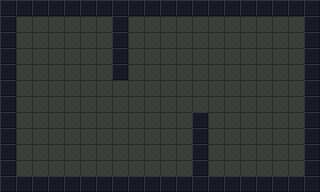

Rendered tile map (Tiled .tmx) drawn with the repository's tilesets; below, a short description and the full map source, tile grids included:
An orthogonal 20x12 tile map with 16x16 px tiles, 2 tile layers (ground, collision) and 17 objects (player, ash, birch, cedar, dew, ...).

<map version="1.10" tiledversion="1.10.2" orientation="orthogonal" renderorder="right-down" width="20" height="12" tilewidth="16" tileheight="16" infinite="0" nextlayerid="5" nextobjectid="18">
 <tileset firstgid="1" source="chirp_tiles.tsx" />
 <layer id="1" name="ground" width="20" height="12">
  <data encoding="csv">
1,1,1,1,1,1,1,1,1,1,1,1,1,1,1,1,1,1,1,1,
1,1,1,1,1,1,1,1,1,1,1,1,1,1,1,1,1,1,1,1,
1,1,1,1,1,1,1,1,1,1,1,1,1,1,1,1,1,1,1,1,
1,1,1,1,1,1,1,1,1,1,1,1,1,1,1,1,1,1,1,1,
1,1,1,1,1,1,1,1,1,1,1,1,1,1,1,1,1,1,1,1,
1,1,1,1,1,1,1,1,1,1,1,1,1,1,1,1,1,1,1,1,
1,1,1,1,1,1,1,1,1,1,1,1,1,1,1,1,1,1,1,1,
1,1,1,1,1,1,1,1,1,1,1,1,1,1,1,1,1,1,1,1,
1,1,1,1,1,1,1,1,1,1,1,1,1,1,1,1,1,1,1,1,
1,1,1,1,1,1,1,1,1,1,1,1,1,1,1,1,1,1,1,1,
1,1,1,1,1,1,1,1,1,1,1,1,1,1,1,1,1,1,1,1,
1,1,1,1,1,1,1,1,1,1,1,1,1,1,1,1,1,1,1,1
</data>
 </layer>
 <layer id="2" name="collision" width="20" height="12">
  <data encoding="csv">
2,2,2,2,2,2,2,2,2,2,2,2,2,2,2,2,2,2,2,2,
2,0,0,0,0,0,0,2,0,0,0,0,0,0,0,0,0,0,0,2,
2,0,0,0,0,0,0,2,0,0,0,0,0,0,0,0,0,0,0,2,
2,0,0,0,0,0,0,2,0,0,0,0,0,0,0,0,0,0,0,2,
2,0,0,0,0,0,0,2,0,0,0,0,0,0,0,0,0,0,0,2,
2,0,0,0,0,0,0,0,0,0,0,0,0,0,0,0,0,0,0,2,
2,0,0,0,0,0,0,0,0,0,0,0,0,0,0,0,0,0,0,2,
2,0,0,0,0,0,0,0,0,0,0,0,2,0,0,0,0,0,0,2,
2,0,0,0,0,0,0,0,0,0,0,0,2,0,0,0,0,0,0,2,
2,0,0,0,0,0,0,0,0,0,0,0,2,0,0,0,0,0,0,2,
2,0,0,0,0,0,0,0,0,0,0,0,2,0,0,0,0,0,0,2,
2,2,2,2,2,2,2,2,2,2,2,2,2,2,2,2,2,2,2,2
</data>
 </layer>
 <objectgroup id="3" name="entities">
  <object id="1" name="player" x="32" y="32" width="16" height="16" />
  <object id="2" name="ash" x="64" y="128" width="16" height="16">
   <properties>
    <property name="clan" type="int" value="1" />
    <property name="family" type="int" value="0" />
    <property name="role" value="caller" />
    <property name="is_blocker" type="bool" value="false" />
    <property name="flee_route" value="flee_ash" />
   </properties>
  </object>
  <object id="3" name="birch" x="256" y="48" width="16" height="16">
   <properties>
    <property name="clan" type="int" value="1" />
    <property name="family" type="int" value="0" />
    <property name="role" value="responder" />
    <property name="is_blocker" type="bool" value="false" />
    <property name="flee_route" value="flee_birch" />
   </properties>
  </object>
  <object id="4" name="cedar" x="160" y="32" width="16" height="16">
   <properties>
    <property name="clan" type="int" value="1" />
    <property name="family" type="int" value="1" />
    <property name="role" value="caller" />
    <property name="is_blocker" type="bool" value="false" />
    <property name="flee_route" value="flee_cedar" />
   </properties>
  </object>
  <object id="5" name="dew" x="80" y="80" width="16" height="16">
   <properties>
    <property name="clan" type="int" value="1" />
    <property name="family" type="int" value="1" />
    <property name="role" value="responder" />
    <property name="is_blocker" type="bool" value="false" />
    <property name="flee_route" value="flee_dew" />
   </properties>
  </object>
  <object id="6" name="elm" x="240" y="144" width="16" height="16">
   <properties>
    <property name="clan" type="int" value="1" />
    <property name="family" type="int" value="2" />
    <property name="role" value="caller" />
    <property name="is_blocker" type="bool" value="false" />
    <property name="flee_route" value="flee_elm" />
   </properties>
  </object>
  <object id="7" name="fern" x="144" y="96" width="16" height="16">
   <properties>
    <property name="clan" type="int" value="1" />
    <property name="family" type="int" value="2" />
    <property name="role" value="responder" />
    <property name="is_blocker" type="bool" value="false" />
    <property name="flee_route" value="flee_fern" />
   </properties>
  </object>
  <object id="8" name="gale" x="32" y="144" width="16" height="16">
   <properties>
    <property name="clan" type="int" value="3" />
    <property name="family" type="int" value="0" />
    <property name="role" value="caller" />
    <property name="is_blocker" type="bool" value="false" />
    <property name="flee_route" value="flee_gale" />
   </properties>
  </object>
  <object id="9" name="haze" x="272" y="96" width="16" height="16">
   <properties>
    <property name="clan" type="int" value="3" />
    <property name="family" type="int" value="0" />
    <property name="role" value="responder" />
    <property name="is_blocker" type="bool" value="false" />
    <property name="flee_route" value="flee_haze" />
   </properties>
  </object>
 </objectgroup>
 <objectgroup id="4" name="zones">
  <object id="10" name="flee_ash" x="64" y="128">
   <polyline points="0,0 16,0 32,0" />
  </object>
  <object id="11" name="flee_birch" x="256" y="48">
   <polyline points="0,0 0,16 0,32" />
  </object>
  <object id="12" name="flee_cedar" x="160" y="32">
   <polyline points="0,0 16,0 32,0" />
  </object>
  <object id="13" name="flee_dew" x="80" y="80">
   <polyline points="0,0 0,16 0,32" />
  </object>
  <object id="14" name="flee_elm" x="240" y="144">
   <polyline points="0,0 16,0 32,0" />
  </object>
  <object id="15" name="flee_fern" x="144" y="96">
   <polyline points="0,0 0,16 0,32" />
  </object>
  <object id="16" name="flee_gale" x="32" y="144">
   <polyline points="0,0 16,0 32,0" />
  </object>
  <object id="17" name="flee_haze" x="272" y="96">
   <polyline points="0,0 0,16 0,32" />
  </object>
 </objectgroup>
</map>
